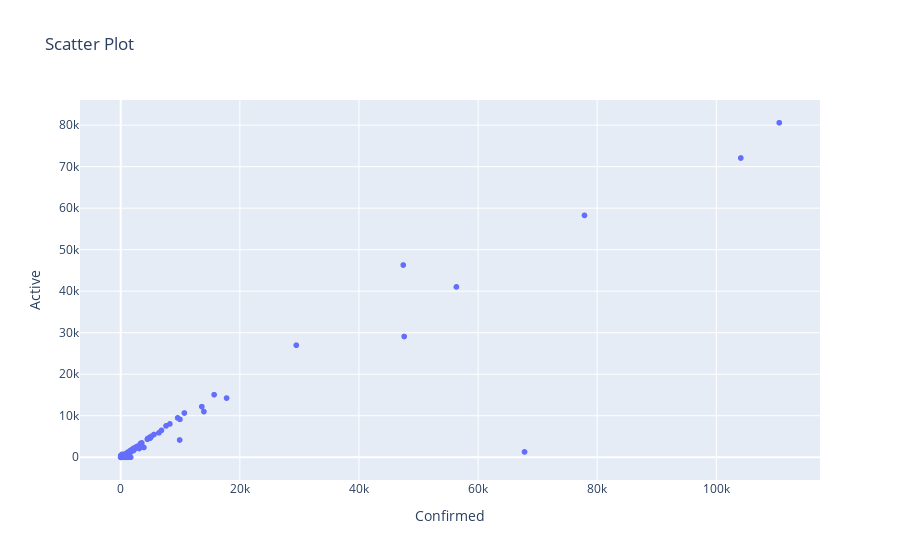

Notebook source saved alongside this figure:
### Code cell
import plotly.express as px

fig_px = px.scatter(
    doc,
    x = "Confirmed",
    y = "Active",
    title = "Scatter Plot"
)

fig_px.show()

### Figure 1 — Plotly figure (JSON) as saved in the notebook; plotly's stock layout.template omitted (floating-point values rounded to 4 significant figures; data arrays with more than 128 entries replaced by an {"elided": "..."} marker saying what was removed)
{"data": [{"hovertemplate": "Confirmed=%{x}<br>Active=%{y}<extra></extra>", "legendgroup": "", "marker": {"color": "#636efa", "symbol": "circle"}, "mode": "markers", "name": "", "showlegend": false, "type": "scattergl", "x": {"elided": "2522 int values"}, "xaxis": "x", "y": {"elided": "2522 int values"}, "yaxis": "y"}], "layout": {"legend": {"tracegroupgap": 0}, "title": {"text": "Scatter Plot"}, "xaxis": {"anchor": "y", "domain": [0, 1], "title": {"text": "Confirmed"}}, "yaxis": {"anchor": "x", "domain": [0, 1], "title": {"text": "Active"}}}}
